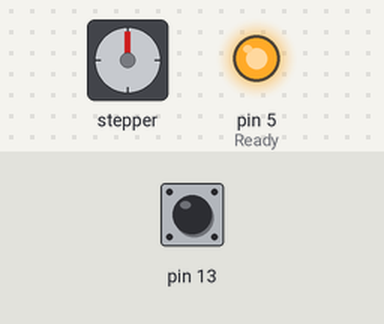
Bench run of a sketch on a simulated Arduino Uno, built with avr-gcc and run on an emulated ATmega328P. Parts: stepper motor, output pins drawn as LEDs (lit = HIGH). Wiring (inferred from the names in the program): stepper motor driver (200 steps per turn assumed): step pin 7; direction pin 6. Dashed ring = blinking. The inputs (shaded band) are chosen by the test bench; at power-on: pin 13 HIGH. Pins used as bus, display or sensor lines are not drawn; what the sketch prints to the serial monitor is not drawn.

Above: at 1.2 s.
1.3 s: pin 13 pulled LOW for 1 s
At 2.22 s:
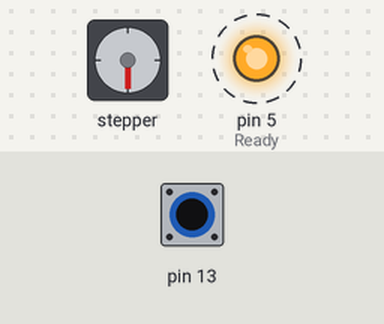
4.3 s: pin 13 pulled LOW for 3.2 s
At 5.8 s:
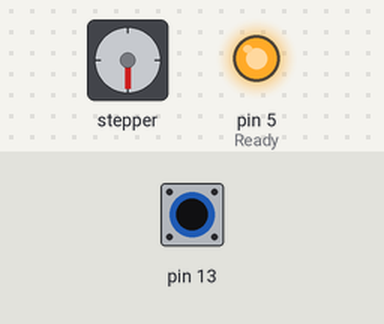
9.7 s: pin 13 pulled LOW for 0.15 s
At 9.85 s:
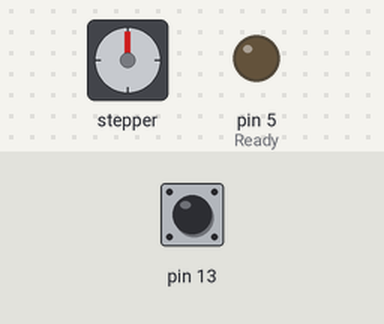
Timing chart, 0 to 12.7 s (numbered marks = the images above; inputs shaded):
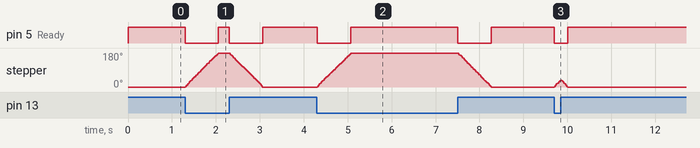

The sketch:

Valve_Stepper_Control.ino
```cpp
int CurrentStep;
int EndStep;
int Speed;
int Delay;
long LastDelay;
int Direction;
boolean Switch1;
boolean Switch2;

void Step()
 {
  //Set the direction pin
  if (Direction==3)
  {
    digitalWrite(6,LOW);
  }
  else
  {
    digitalWrite(6,HIGH);
  };
  digitalWrite(7,HIGH);
  delay(Delay/4);
  digitalWrite(7,LOW);
 };

void setup()
 {
  pinMode(13,INPUT_PULLUP);
  pinMode(12,INPUT_PULLUP);
  pinMode(7,OUTPUT);//Step
  pinMode(6,OUTPUT);//Direction
  pinMode(5,OUTPUT);//Ready
  Speed=30;//Rotations per minute
  CurrentStep=0;//Current Step
  Delay=60L * 1000L / 400 / Speed;//delay between steps in milliseconds
  EndStep=0;//Goal step
  LastDelay=0L;
  Serial.begin(9600);
 };

void loop()
 {
  Switch1=digitalRead(13);
  if (Switch1==false)
  {
   EndStep=100;
  }
  else
  {
   EndStep=0;
  };
  if (millis()-LastDelay >= Delay)
  {
   LastDelay=millis();
   if (CurrentStep!=EndStep)
   {
    digitalWrite(5,LOW);
    if (CurrentStep>EndStep)
    {
     Direction=3;
    }
    else
    {
     Direction=1;
    };
    CurrentStep=CurrentStep + 2 - Direction;
    Step();
   }
   else
   {
    digitalWrite(5,HIGH);
    digitalWrite(6,LOW);
   };
  };
  Serial.println(CurrentStep);
 };
```

Measured:
- after the input at 1.3 s, pin 5 (Ready): alternates HIGH for 0.24 s and LOW for 0.76 s, starting at once; stepper: turns 180° clockwise in 0.75 s, then 180° counter-clockwise in 0.76 s
- after the input at 4.3 s, pin 5 (Ready): alternates HIGH for 2.4 s and LOW for 0.76 s, starting at once; stepper: turns 180° clockwise in 0.76 s, then 180° counter-clockwise in 0.76 s
- after the input at 9.7 s, pin 5 (Ready): HIGH → LOW at once, → HIGH 0.30 s later; stepper: turns 37° clockwise in 0.15 s, then 37° counter-clockwise in 0.13 s
